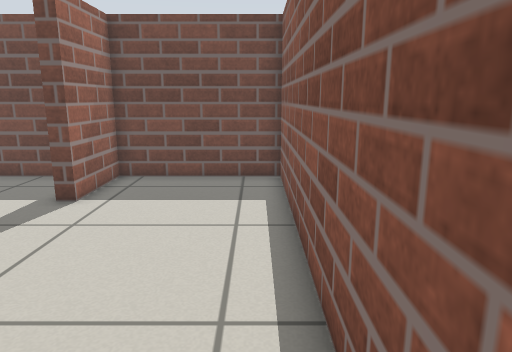
view 1 (above)

14 first-person views from a walk through a robot-simulator world made for Gazebo. The camera is 0.76 m above the floor, tilts 12° down and sees 70° across. The floor is counted in squares, 0.25 m on a side. Each view is taken from the middle of a square. On the plan, view 1 faces up. The plan holds only what a view shows up to about 20 squares ahead; the rest is blank.

view 2
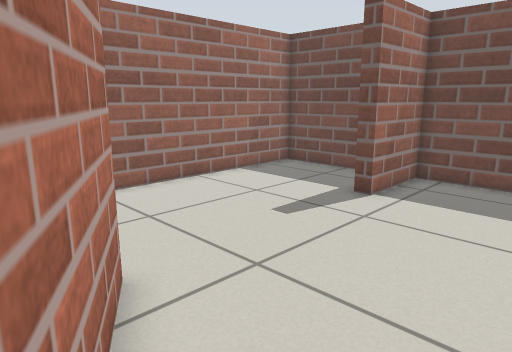

view 3
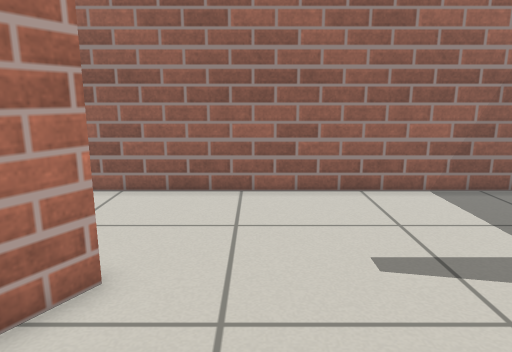

view 4
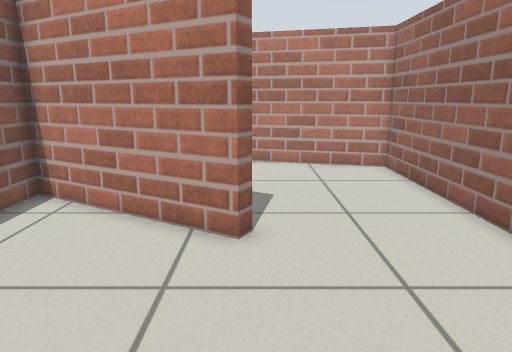

view 5
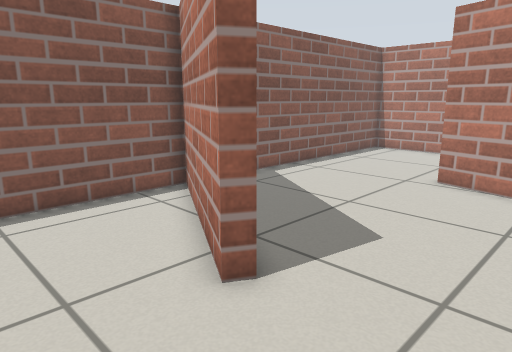

view 6
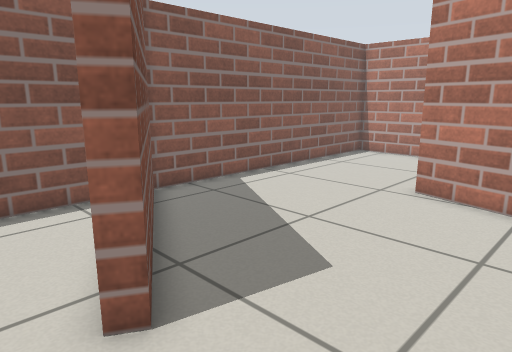

view 7
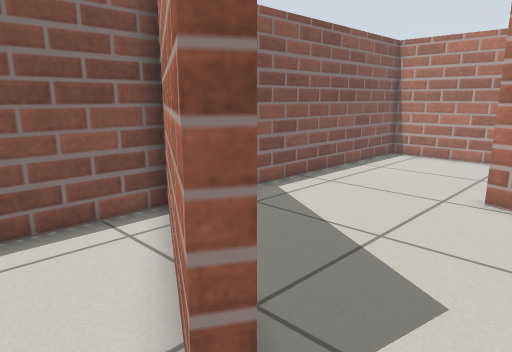

view 8
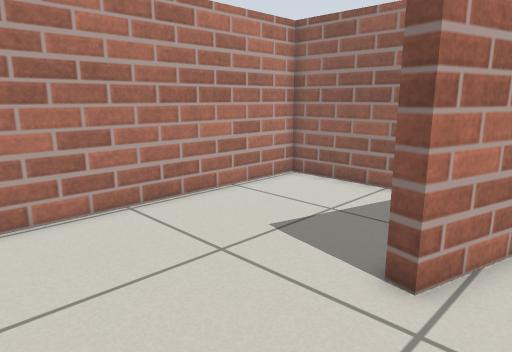

view 9
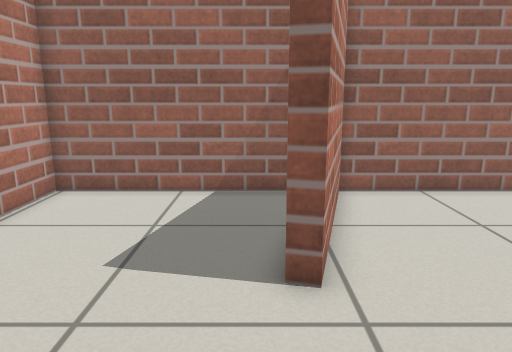

view 10
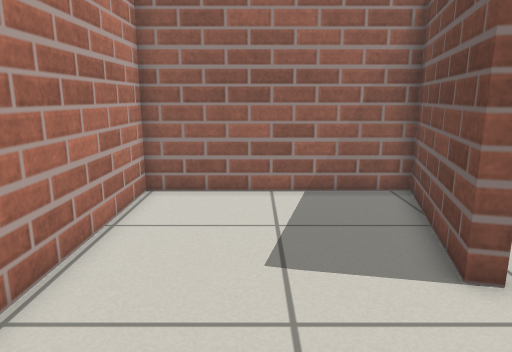

view 11
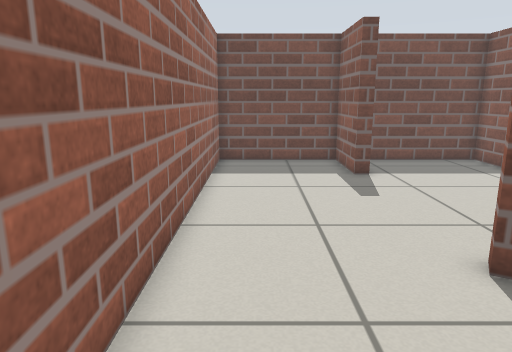

view 12
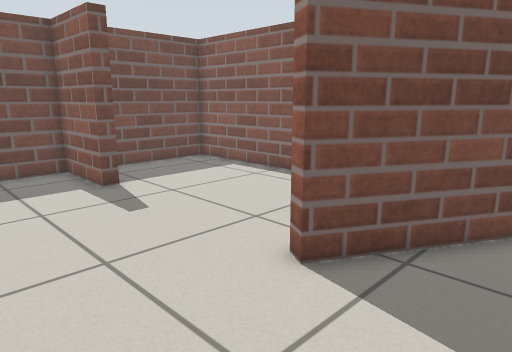

view 13
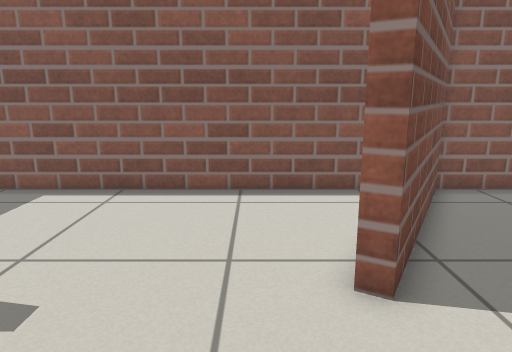

view 14
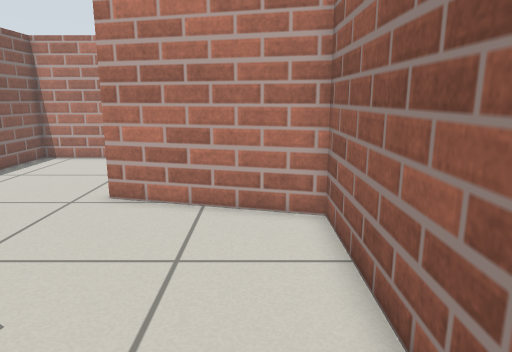

### Floor plan
Points are (right, up) in squares from view 1. A wall is a line through its corners. A room is listed if a view was taken in it or the views show most of it. See-through windows are left out.
Room 1 (views 1, 2, 3, 4, 5, 6, 7, 13, 14)
walls: (-5, 1.4) (-5.9, 1.9) (-5.6, 2.4) (1, -1.4) (1, 14.1) (-5.4, 14.1) (-5.4, 10.6) (-6, 10.6) (-6, 14.1) (-11.8, 14.1) (-11.8, 0.5)
ways out: opening at (-8.5, 1.5) to room 2
Room 2 (views 8, 11, 12)
walls: (-11.8, 0.5) (-11.8, -6.2) (-5.5, -7.9); (1, -7.5) (1, -2.1) (-5, 1.4)
ways out: opening at (-8.5, 1.5) to room 1; opening at (-2.5, -8) to room 3
Room 3 (views 9, 10)
walls: (-5.5, -7.9) (-5.6, -8.5) (-11.8, -6.8) (-11.8, -15.7) (1, -15.7) (1, -7.5)
ways out: opening at (-2.5, -8) to room 2

Positions as (right, up) in squares from view 1, and headings:
1: (0, 0), facing up
2: (0, 0), facing up-left
3: (0, 5), facing left
4: (-6, 10), facing down
5: (-10, 6), facing down-right
6: (-10, 4), facing down-right
7: (-8, 4), facing down-right
8: (0, -6), facing down-left
9: (0, -9), facing left
10: (0, -12), facing left
11: (-10, -4), facing up
12: (-11, -2), facing up-right
13: (-11, 4), facing right
14: (-10, 3), facing down
